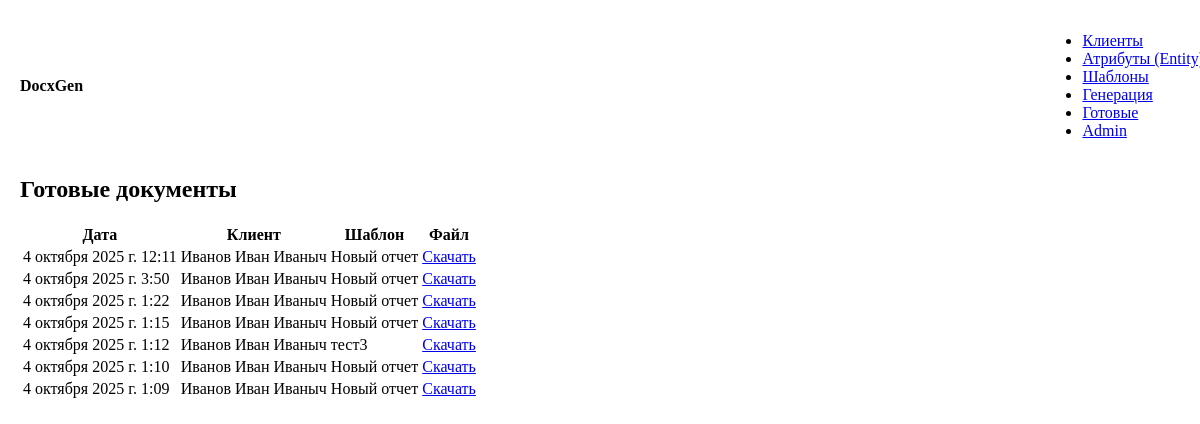
Page /generated/ on the committed database.
### core/models.py (models this page shows, shortened)
class GeneratedDocument(models.Model):
    client = models.ForeignKey(Client, on_delete=models.CASCADE, related_name="generated_docs")
    template = models.ForeignKey(Template, on_delete=models.SET_NULL, null=True, related_name="generated_docs")
    file = models.FileField(upload_to="generated/")
    created_at = models.DateTimeField(auto_now_add=True)
    class Meta:
        verbose_name = _("Сгенерированный документ")
        verbose_name_plural = _("Сгенерированные документы")
        ordering = ["-created_at"]

class Client(models.Model):
    name = models.CharField(max_length=255, verbose_name=_("Название/Клиент"))
    notes = models.TextField(blank=True, default="", verbose_name=_("Заметки"))
    attributes = models.JSONField(default=dict, blank=True, verbose_name=_("Атрибуты"))
    class Meta:
        verbose_name = _("Клиент")
        verbose_name_plural = _("Клиенты")
        ordering = ["name"]

class Template(models.Model):
    name = models.CharField(max_length=255, verbose_name=_("Название шаблона"))
    file = models.FileField(upload_to="templates/", verbose_name=_("Файл .docx"))
    uploaded_at = models.DateTimeField(auto_now_add=True)
    class Meta:
        verbose_name = _("Шаблон")
        verbose_name_plural = _("Шаблоны")
        ordering = ["-uploaded_at"]

### core/views.py (the view)
# urls.py: path("generated/", views.generated_list, name="generated_list"),
def generated_list(request):
    return render(request, "generated_list.html", {"docs": GeneratedDocument.objects.select_related("client", "template")})

### core/templates/generated_list.html
{% extends 'base.html' %}
{% block content %}
<h2>Готовые документы</h2>
<table>
  <thead><tr><th>Дата</th><th>Клиент</th><th>Шаблон</th><th>Файл</th></tr></thead>
  <tbody>
  {% for d in docs %}
    <tr>
      <td>{{ d.created_at }}</td>
      <td>{{ d.client.name }}</td>
      <td>{{ d.template.name }}</td>
      <td><a href="/download/{{ d.id }}/">Скачать</a></td>
    </tr>
  {% empty %}
    <tr><td colspan="4">Пока нет документов</td></tr>
  {% endfor %}
  </tbody>
</table>
{% endblock %}

### core/templates/base.html (style rules this page uses)
table td, table th { vertical-align:middle }

### rows in the picture
GeneratedDocument: created_at "4 октября 2025 г. 12:11", client.name "Иванов Иван Иваныч", template.name "Новый отчет"
GeneratedDocument: created_at "4 октября 2025 г. 3:50", client.name "Иванов Иван Иваныч", template.name "Новый отчет"
GeneratedDocument: created_at "4 октября 2025 г. 1:22", client.name "Иванов Иван Иваныч", template.name "Новый отчет"
GeneratedDocument: created_at "4 октября 2025 г. 1:15", client.name "Иванов Иван Иваныч", template.name "Новый отчет"
GeneratedDocument: created_at "4 октября 2025 г. 1:12", client.name "Иванов Иван Иваныч", template.name "тест3"
GeneratedDocument: created_at "4 октября 2025 г. 1:10", client.name "Иванов Иван Иваныч", template.name "Новый отчет"
GeneratedDocument: created_at "4 октября 2025 г. 1:09", client.name "Иванов Иван Иваныч", template.name "Новый отчет"
